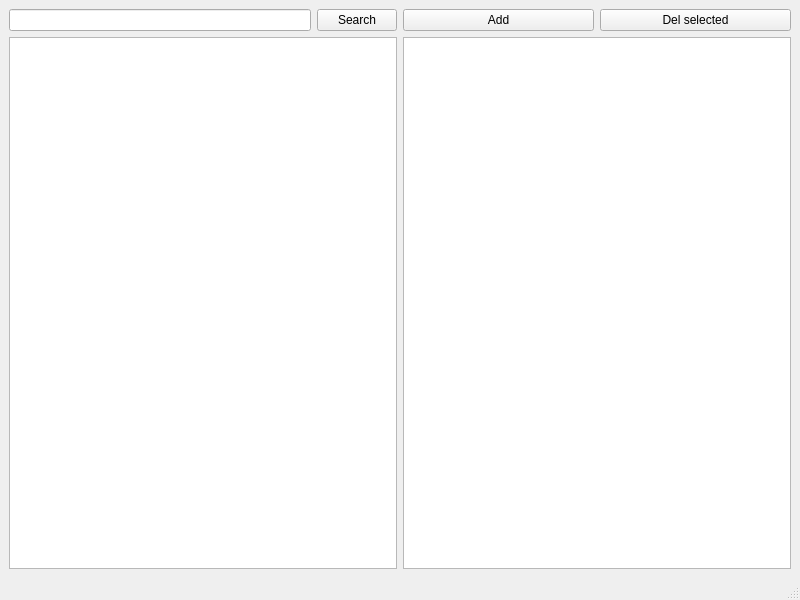
<?xml version="1.0" encoding="UTF-8"?>
<ui version="4.0">
 <class>ListerFsMainWindow</class>
 <widget class="QMainWindow" name="ListerFsMainWindow">
  <property name="geometry">
   <rect>
    <x>0</x>
    <y>0</y>
    <width>800</width>
    <height>600</height>
   </rect>
  </property>
  <property name="windowTitle">
   <string>Lister fs</string>
  </property>
  <widget class="QWidget" name="centralwidget">
   <layout class="QHBoxLayout" name="horizontalLayout_3">
    <item>
     <layout class="QVBoxLayout" name="verticalLayout_2">
      <item>
       <layout class="QHBoxLayout" name="horizontalLayout_2">
        <item>
         <widget class="QLineEdit" name="search"/>
        </item>
        <item>
         <widget class="QPushButton" name="searchButton">
          <property name="text">
           <string>Search</string>
          </property>
         </widget>
        </item>
       </layout>
      </item>
      <item>
       <widget class="QListWidget" name="paths"/>
      </item>
     </layout>
    </item>
    <item>
     <layout class="QVBoxLayout" name="verticalLayout">
      <item>
       <layout class="QHBoxLayout" name="horizontalLayout">
        <item>
         <widget class="QPushButton" name="addRoot">
          <property name="text">
           <string>Add</string>
          </property>
         </widget>
        </item>
        <item>
         <widget class="QPushButton" name="delSelectedRoot">
          <property name="text">
           <string>Del selected</string>
          </property>
         </widget>
        </item>
       </layout>
      </item>
      <item>
       <widget class="QListWidget" name="roots"/>
      </item>
     </layout>
    </item>
   </layout>
  </widget>
  <widget class="QMenuBar" name="menubar">
   <property name="geometry">
    <rect>
     <x>0</x>
     <y>0</y>
     <width>800</width>
     <height>21</height>
    </rect>
   </property>
  </widget>
  <widget class="QStatusBar" name="statusbar"/>
 </widget>
 <resources/>
 <connections>
  <connection>
   <sender>search</sender>
   <signal>editingFinished()</signal>
   <receiver>searchButton</receiver>
   <slot>click()</slot>
   <hints>
    <hint type="sourcelabel">
     <x>295</x>
     <y>39</y>
    </hint>
    <hint type="destinationlabel">
     <x>359</x>
     <y>39</y>
    </hint>
   </hints>
  </connection>
 </connections>
</ui>
